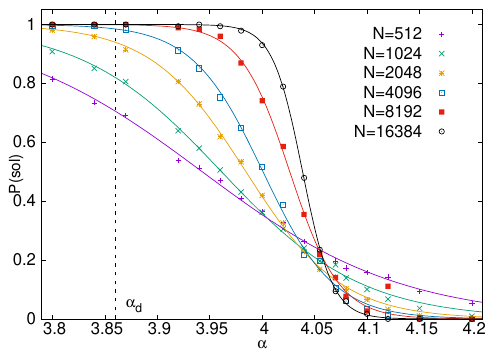

gnuplot code for this plot:
set term postscript enhanced color eps dl 2.5
filenameoutput="CDA-d_FMS_3SAT_Psol_stepsdec_5_paper.eps"
set output filenameoutput

reset
set size 1,1
set origin 0,0
set ylabel "{/=22 P(sol)}" rotate by 90 offset 1,-1
set xlabel "{/=22 {/Symbol a}}" offset 0,0
set key spacing 2.0 maxrows 10 width 6 at 4.19,1.0
set xrange [3.79:4.21]
set yrange [0:1.05]
set tics  font ",24"
set format y "%g"


ac = 3.86
unset arrow
set arrow from ac,graph 0 to ac,graph 1 nohead dt 2
set label "{/=22 {/Symbol a}_{d}}" at 3.87, 0.05 


p "< awk '$1==512 && $3==5' CDA_decimation_FMS_all_K_3.txt" u 2:6 w p ps 1.2 lc 1 lw 2 t '{/=24 N=512',\
"< awk '$1==1024 && $3==5' CDA_decimation_FMS_all_K_3.txt" u 2:6 w p ps 1.2 lc 2 lw 2 t '{/=24 N=1024',\
"< awk '$1==2048 && $3==5' CDA_decimation_FMS_all_K_3.txt" u 2:6 w p ps 1.2 lc 4 lw 2 t '{/=24 N=2048',\
"< awk '$1==4096 && $3==5' CDA_decimation_FMS_all_K_3.txt" u 2:6 w p ps 1.2 lc 6 lw 2 t '{/=24 N=4096',\
"< awk '$1==8192 && $3==5' CDA_decimation_FMS_all_K_3.txt" u 2:6 w p ps 1.2 lc 7 lw 2 t '{/=24 N=8192',\
"< awk '$1==16384 && $3==5' CDA_decimation_FMS_all_K_3.txt" u 2:6 w p ps 1.2 lc 8 lw 2 t '{/=24 N=16384',\
"sigmoid_data_N_512_stepsdec_5.txt" u 1:2 w l lc 1 lw 2 notitle,\
"sigmoid_data_N_1024_stepsdec_5.txt" u 1:2 w l lc 2 lw 2 notitle,\
"sigmoid_data_N_2048_stepsdec_5.txt" u 1:2 w l lc 4 lw 2 notitle,\
"sigmoid_data_N_4096_stepsdec_5.txt" u 1:2 w l lc 6 lw 2 notitle,\
"sigmoid_data_N_8192_stepsdec_5.txt" u 1:2 w l lc 7 lw 2 notitle,\
"sigmoid_data_N_16384_stepsdec_5.txt" u 1:2 w l lc 8 lw 2 notitle